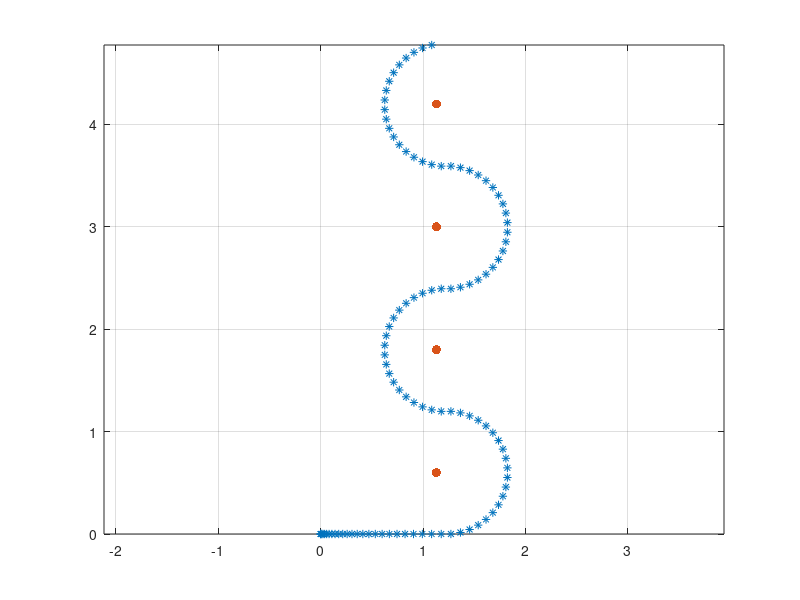

MATLAB code to generate this figure:
close all
clear 

%%%%%%%%%%%%  DATA  %%%%%%%%%%%%%

T = 0.25;    %TIME STEP [s]
N = 25;      %N 

t0 = 0;     %START TIME [s]
tc = 5;     %tempo per fare una curva
Ncurve=4;  %numero di curve
r=0.6;      %raggio della curva
t_acc=6;
Tsample=0.01;

%%%%%%%%%%%%%%%%%%%%%%%%%%%%%%%%%

tf = tc*Ncurve+t_acc;
tt = t0:T:tf;
omc = pi/tc;
vc = omc*r;

v=zeros(1,length(tt)); om=v;
ncurva=1;
for i=1:length(tt)
    if tt(i)<=t_acc
        v(i) = vc/t_acc*tt(i);
        om(i) = 0;
    elseif mod(ncurva,2)==1
        v(i)=vc;
        om(i)=omc;
    else
        v(i)=vc;
        om(i)=-omc;
    end
    if mod(tt(i)-t_acc,tc)==0
        ncurva=ncurva+1;
    end
end

x = 0; y = 0; th = 0;
for i = 2:length(tt) 
    x(i) = x(i-1) + v(i-1)*T*cos(th(i-1));
    y(i) = y(i-1) + v(i-1)*T*sin(th(i-1));  
    th(i)=th(i-1) + om(i-1)*T;
end

x_cone = vc*(t_acc-t0)/2 * ones(Ncurve,1);
y_cone = (r:(2*r):(2*r*Ncurve))';
figure;
plot(x,y,'*')
grid on 
axis equal
hold on
% viscircles([x_cone y_cone],0.2*ones(Ncurve,1),'Color','r')
plot(x_cone,y_cone,'.','MarkerSize',20)

Ttot=tf;

xd=[x;y;th];